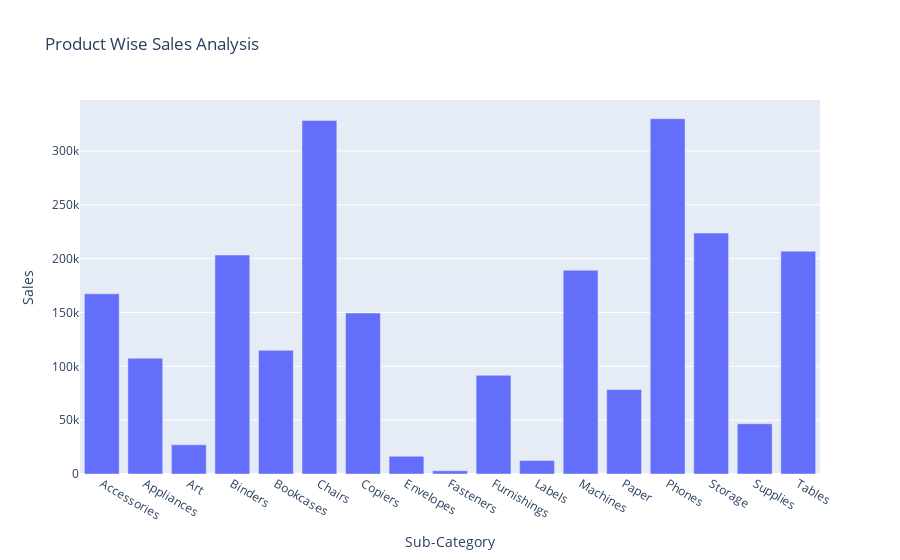

Write notebook code for a chart like this one.
### Markdown cell above
# 6. Sales Analysis by Sub Category

### Code cell
sub_cat_sales= da.groupby('Sub-Category')['Sales'].sum().reset_index()
fig3=px.bar(sub_cat_sales,x='Sub-Category',y='Sales',title='Product Wise Sales Analysis')
# fig3.update_traces(textposition='inside',textinfo='percent+label')
fig3.show()

### Figure 1 — Plotly figure (JSON) as saved in the notebook; plotly's stock layout.template omitted (floating-point values rounded to 4 significant figures)
{"data": [{"alignmentgroup": "True", "hovertemplate": "Sub-Category=%{x}<br>Sales=%{y}<extra></extra>", "legendgroup": "", "marker": {"color": "#636efa", "pattern": {"shape": ""}}, "name": "", "offsetgroup": "", "orientation": "v", "showlegend": false, "textposition": "auto", "type": "bar", "x": ["Accessories", "Appliances", "Art", "Binders", "Bookcases", "Chairs", "Copiers", "Envelopes", "Fasteners", "Furnishings", "Labels", "Machines", "Paper", "Phones", "Storage", "Supplies", "Tables"], "xaxis": "x", "y": [167400.0, 107500.0, 27120.0, 203400.0, 114900.0, 328400.0, 149500.0, 16480.0, 3024.0, 91710.0, 12490.0, 189200.0, 78480.0, 330000.0, 223800.0, 46670.0, 207000.0], "yaxis": "y"}], "layout": {"autosize": true, "barmode": "relative", "legend": {"tracegroupgap": 0}, "title": {"text": "Product Wise Sales Analysis"}, "xaxis": {"anchor": "y", "autorange": true, "domain": [0, 1], "range": [-0.5, 16.5], "title": {"text": "Sub-Category"}, "type": "category"}, "yaxis": {"anchor": "x", "autorange": true, "domain": [0, 1], "range": [0, 347400.0], "title": {"text": "Sales"}, "type": "linear"}}}
